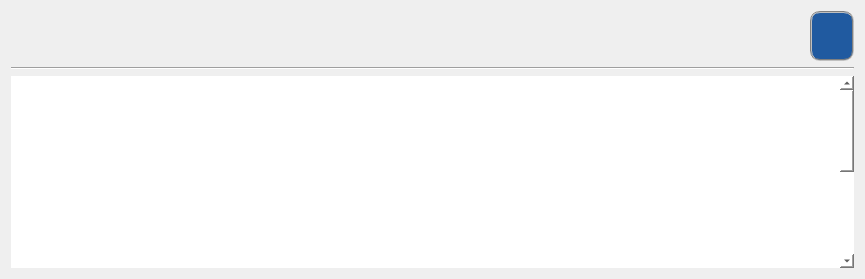
        <widget class="QWidget" name="tabAlarm">
         <property name="styleSheet">
          <string notr="true"/>
         </property>
         <attribute name="title">
          <string>闹铃  </string>
         </attribute>
         <layout class="QGridLayout" name="gridLayout_41">
          <item row="0" column="0">
           <layout class="QGridLayout" name="gridLayout_40">
            <item row="0" column="0">
             <spacer name="horizontalSpacer_38">
              <property name="orientation">
               <enum>Qt::Horizontal</enum>
              </property>
              <property name="sizeType">
               <enum>QSizePolicy::Preferred</enum>
              </property>
              <property name="sizeHint" stdset="0">
               <size>
                <width>799</width>
                <height>50</height>
               </size>
              </property>
             </spacer>
            </item>
            <item row="0" column="1">
             <widget class="QPushButton" name="btnAddAlarm">
              <property name="sizePolicy">
               <sizepolicy hsizetype="Preferred" vsizetype="Preferred">
                <horstretch>0</horstretch>
                <verstretch>0</verstretch>
               </sizepolicy>
              </property>
              <property name="styleSheet">
               <string notr="true">color: white;
background-color: rgb(32, 90, 160);
border: 2px groove gray;
border-radius: 10px;
padding: 2px 4px;</string>
              </property>
              <property name="text">
               <string/>
              </property>
              <property name="icon">
               <iconset resource="ikembx00.qrc">
                <normaloff>:/image/ui_edit_add.ico</normaloff>:/image/ui_edit_add.ico</iconset>
              </property>
              <property name="iconSize">
               <size>
                <width>35</width>
                <height>35</height>
               </size>
              </property>
             </widget>
            </item>
           </layout>
          </item>
          <item row="1" column="0">
           <widget class="Line" name="lineAlarm">
            <property name="orientation">
             <enum>Qt::Horizontal</enum>
            </property>
           </widget>
          </item>
          <item row="2" column="0">
           <widget class="QTableWidget" name="twgtAlarms">
            <property name="font">
             <font>
              <family>Sans Serif</family>
              <pointsize>16</pointsize>
              <weight>50</weight>
              <italic>false</italic>
              <bold>false</bold>
             </font>
            </property>
            <property name="autoFillBackground">
             <bool>false</bool>
            </property>
            <property name="styleSheet">
             <string notr="true">background-color: rgb(255, 255, 255);
font: 16pt &quot;Sans Serif&quot;;</string>
            </property>
            <property name="frameShape">
             <enum>QFrame::NoFrame</enum>
            </property>
            <property name="frameShadow">
             <enum>QFrame::Plain</enum>
            </property>
            <property name="autoScroll">
             <bool>false</bool>
            </property>
            <property name="editTriggers">
             <set>QAbstractItemView::NoEditTriggers</set>
            </property>
            <property name="alternatingRowColors">
             <bool>false</bool>
            </property>
            <property name="iconSize">
             <size>
              <width>45</width>
              <height>45</height>
             </size>
            </property>
            <property name="showGrid">
             <bool>false</bool>
            </property>
            <property name="rowCount">
             <number>8</number>
            </property>
            <property name="columnCount">
             <number>0</number>
            </property>
            <attribute name="horizontalHeaderVisible">
             <bool>false</bool>
            </attribute>
            <attribute name="horizontalHeaderDefaultSectionSize">
             <number>50</number>
            </attribute>
            <attribute name="horizontalHeaderShowSortIndicator" stdset="0">
             <bool>false</bool>
            </attribute>
            <attribute name="horizontalHeaderStretchLastSection">
             <bool>true</bool>
            </attribute>
            <attribute name="verticalHeaderVisible">
             <bool>false</bool>
            </attribute>
            <attribute name="verticalHeaderDefaultSectionSize">
             <number>47</number>
            </attribute>
            <attribute name="verticalHeaderHighlightSections">
             <bool>false</bool>
            </attribute>
            <attribute name="verticalHeaderMinimumSectionSize">
             <number>47</number>
            </attribute>
            <row/>
            <row/>
            <row/>
            <row/>
            <row/>
            <row/>
            <row/>
            <row/>
           </widget>
          </item>
         </layout>
        </widget>
